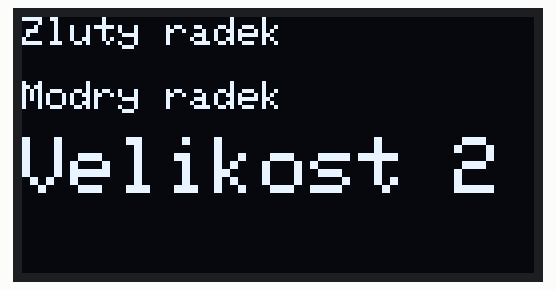
Recording of a sketch running on a simulated ESP8266 (NodeMCU). On the bench: 128×64 one-colour display.

Above: at 0.1 s.

The sketch:

esp8266_oled.ino
```cpp
/*
  Projekt: OLED displej s ESP8266
  Autor: (doplňte své jméno)

  Tento program je určený pro čip ESP8266 (například NodeMCU nebo Wemos D1 mini) a OLED displej 128x64 pixelů s čipem SSD1306.

  Jak postupovat v Arduino IDE:
  --------------------------------
  1. V menu "Nástroje > Deska" vyberte: "NodeMCU 1.0 (ESP-12E Module)" nebo jinou odpovídající ESP8266 desku.
  2. Připojte OLED displej podle popisu níže:
     - SDA (datový drát) na pin D5 (GPIO14)
     - SCL (hodinový drát) na pin D6 (GPIO12)
  3. Nahrajte knihovny:
     - Adafruit SSD1306
     - Adafruit GFX
     - Wire
  4. Vložte tento kód do Arduino IDE a nahrajte do desky.

  Poznámka: Pokud používáte jiné piny nebo jiný typ displeje, upravte nastavení v kódu.
*/

#include <Wire.h>                // Knihovna pro komunikaci mezi čipem a displejem (tzv. I2C)
#include <Adafruit_GFX.h>        // Knihovna, která umí kreslit text a obrázky na displej
#include <Adafruit_SSD1306.h>    // Knihovna pro konkrétní typ displeje, který používáme

#define SCREEN_WIDTH 128   // Šířka displeje v pixelech (tečkách)
#define SCREEN_HEIGHT 64   // Výška displeje v pixelech (tečkách)

Adafruit_SSD1306 display(SCREEN_WIDTH, SCREEN_HEIGHT, &Wire); // Nastavení displeje s rozměry a komunikací

#define I2C_SDA 14  // Pin číslo 14 na čipu (označený jako D5 na desce) - datový drát
#define I2C_SCL 12  // Pin číslo 12 na čipu (označený jako D6 na desce) - hodinový drát

void setup() {
  Serial.begin(115200); // Nastartujeme "sériovou linku" pro ladění (můžeme pak vidět zprávy v počítači)
  Wire.begin(I2C_SDA, I2C_SCL); // Spustíme komunikaci po drátech SDA a SCL
  if(!display.begin(SSD1306_SWITCHCAPVCC, 0x3C)) {
    Serial.println(F("SSD1306 allocation failed"));
    for(;;);
  }
  display.clearDisplay();
  display.setTextSize(1);      // Velikost písma (1 = nejmenší)
  display.setTextColor(WHITE); // Barva písma (bílá, protože displej je černobílý)
  display.setCursor(0, 0);     // Začneme psát úplně vlevo nahoře
  display.println(F("Zluty radek"));      // První řádek textu, který se zobrazí
  display.println(F(""));   // Druhý řádek textu
  display.println(F("Modry radek"));     // Třetí řádek textu, který se zobrazí
  display.setTextSize(2);      // Změníme velikost písma na větší (2 = dvojnásobná velikost)
  display.setCursor(0, 30);    // Posuneme kurzor trochu dolů, aby se text překrýval
  display.println(F("Velikost 2"));    // Čtvrtý řádek
  display.display();  // Tímto příkazem opravdu pošleme vše na displej, aby se to ukázalo
}

void loop() {
  // Tato část by se opakovala pořád dokola, dokud je čip zapnutý.
  // Zatím tu nic není, ale sem můžeme později přidat další funkce.
}
```
